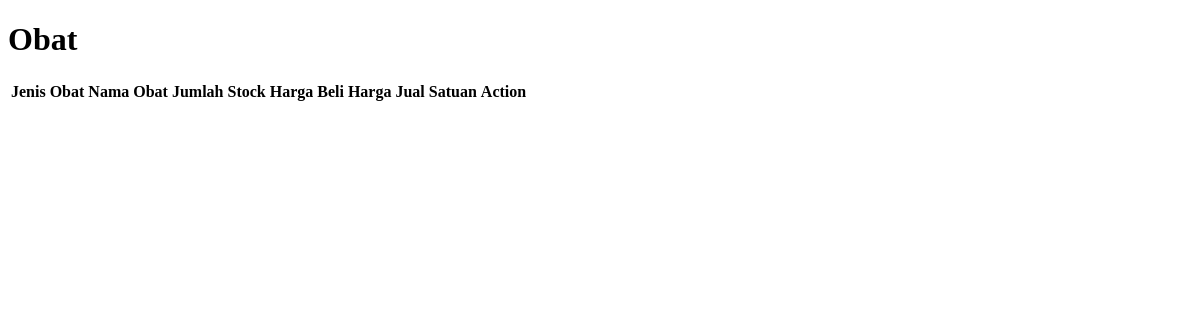
The page /obat on the database as committed earlier.
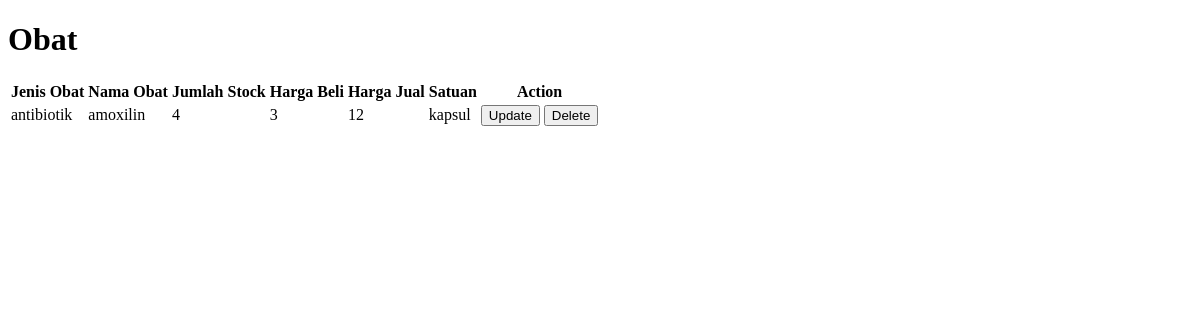
The same page on the database as committed later.
### app/models.py (models this page shows, shortened)
class obat(models.Model):
    idobat = models.AutoField(primary_key=True)
    jenisobat = models.CharField(max_length=50)
    namaobat = models.CharField(max_length=10)
    jumlahstock = models.IntegerField()
    hargabeli = models.IntegerField()
    hargajual = models.IntegerField()
    satuan = models.CharField(max_length=10)

### app/views.py (the view)
# urls.py: path('obat', views.obat,name='obat'),
def obat(request):
    allobatobj = models.obat.objects.all()
    return render (request, 'obat.html',{
    'allobatobj' : allobatobj,
    })

### app/templates/obat.html (shortened to what this page needs)
<!DOCTYPE html>
<html lang="en">
<head>
</head>
<body>
    <h1>Obat</h1>
    <table>
        <tr>
            <th>Jenis Obat</th>
            <th>Nama Obat</th>
            <th>Jumlah Stock</th>
            <th>Harga Beli</th>
            <th>Harga Jual</th>
            <th>Satuan</th>
            <th>Action</th>
        </tr>
        {% for item in allobatobj %}
        <tr>
            <td>{{ item.jenisobat }}</td>
            <td>{{ item.namaobat }}</td>
            <td>{{ item.jumlahstock }}</td>
            <td>{{ item.hargabeli }}</td>
            <td>{{ item.hargajual }}</td>
            <td>{{ item.satuan }}</td>
            <td>
                <a href="{% url 'updateobat' item.idobat %}"><button>Update</button></a>
                <a href="{% url 'deleteobat' item.idobat %}"><button>Delete</button></a>
            </td>
        </tr>
        {% endfor %}
    </table>
</body>
</html>

Rows that differ between the two databases and show on the page:
added obat: jenisobat "antibiotik", namaobat "amoxilin", jumlahstock "4", hargabeli "3", hargajual "12", satuan "kapsul"
